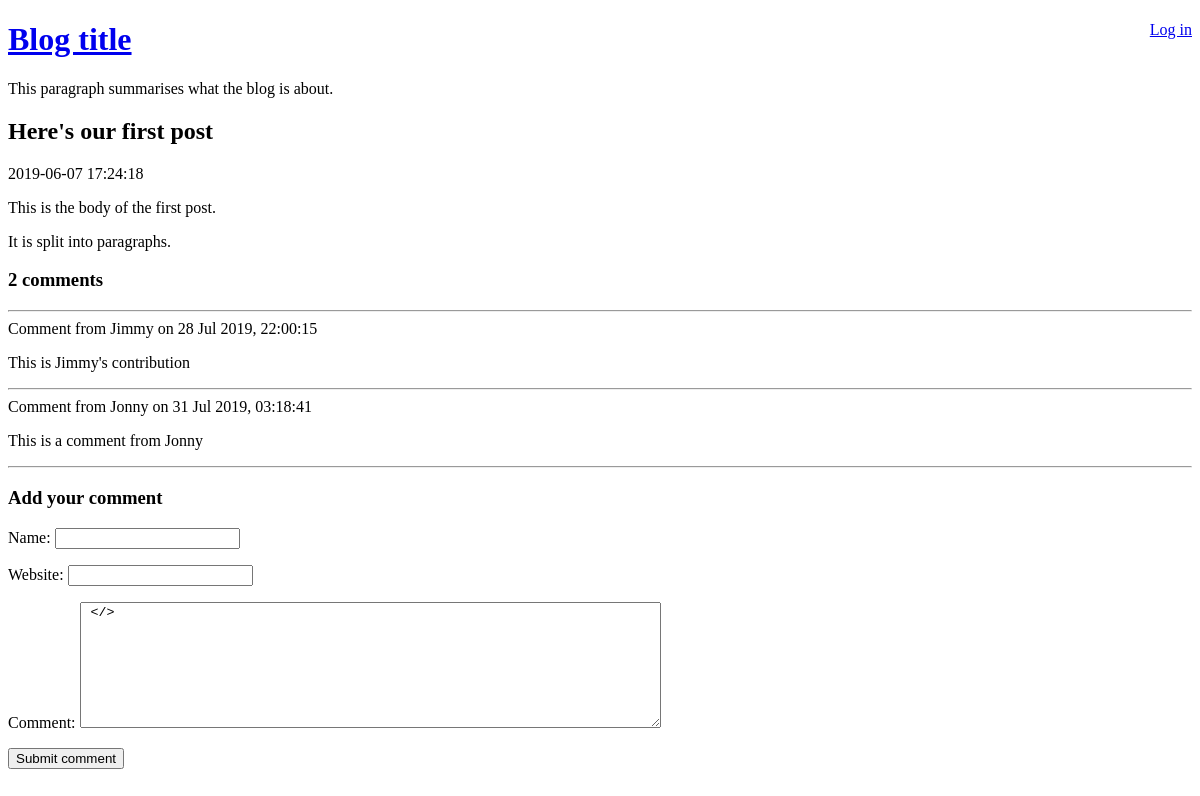
The app's page /view-post.php?post_id=1, older data.
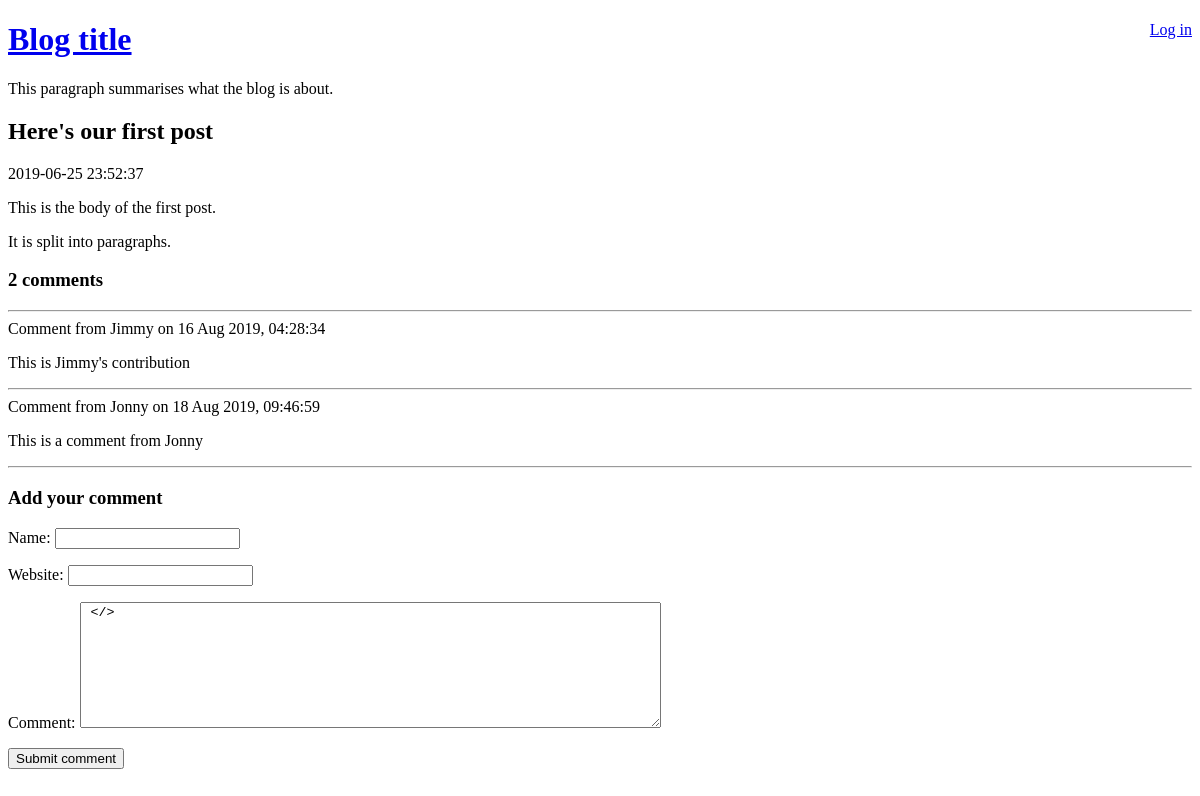
The same page, newer data.
### tables this page shows
CREATE TABLE post (
	id INTEGER PRIMARY KEY AUTOINCREMENT NOT NULL,
	title VARCHAR NOT NULL,
	body VARCHAR NOT NULL,
	user_id INTEGER NOT NULL,
	created_at VARCHAR NOT NULL,
	updated_at VARCHAR
);

CREATE TABLE comment (
    id INTEGER PRIMARY KEY AUTOINCREMENT NOT NULL,
    post_id INTEGER NOT NULL,
    created_at VARCHAR NOT NULL,
    name VARCHAR NOT NULL,
    website VARCHAR,
    text VARCHAR NOT NULL
);

### lib/view-post.php (called while the page is built, shortened)
<?php
function getPostRow(PDO $pdo, $postId)
{
    $stmt = $pdo->prepare(
        'SELECT
            title, created_at, body
        FROM
            post
        WHERE
            id = :id'
    );
    $result = $stmt->execute(
        array('id' => $postId, )
    );
    $row = $stmt->fetch(PDO::FETCH_ASSOC);
    return $row;
}

### view-post.php (the view, shortened to what this page needs)
<?php
require_once 'lib/common.php';
require_once 'lib/view-post.php';
if (isset($_GET['post_id']))
{
    $postId = $_GET['post_id'];
}
else
{
    $postId = 0;
}
$pdo = getPDO();
$row = getPostRow($pdo, $postId);
?>
<!DOCTYPE html>
<html>
    <head>
    </head>
    <body>
         <?php require 'templates/title.php' ?>
        <h2>
            <?php echo htmlEscape($row['title']) ?>
        </h2>
        <div>
            <?php echo $row['created_at'] ?>
        </div>
        <?php echo convertNewlinesToParagraphs($row['body']) ?>
        <h3><?php echo countCommentsForPost($postId) ?> comments</h3>
        <?php foreach (getCommentsForPost($postId) as $comment): ?>
            <hr />
            <div class="comment">
                <div class="comment-meta">
                    Comment from
                    <?php echo htmlEscape($comment['name']) ?>
                    on
                    <?php echo convertSqlDate($comment['created_at']) ?>
                </div>
                <div class="comment-body">
                    <?php echo convertNewlinesToParagraphs($comment['text']) ?>
                </div>
            </div>
        <?php endforeach ?>
             <?php require 'templates/comment-form.php' ?>
    </body>
</html>

### lib/common.php (shortened to what this page needs)
<?php
function getRootPath()
{
    return realpath(__DIR__ . '/..');
}
function getDatabasePath()
{
    return getRootPath() . '/data/data.sqlite';
}
function getDsn()
{
    return 'sqlite:' . getDatabasePath();
}
function getPDO()
{
    return new PDO(getDsn());
}
function htmlEscape($html)
{
    return htmlspecialchars($html, ENT_HTML5, 'UTF-8');
}
function convertSqlDate($sqlDate)
{
    $date = DateTime::createFromFormat('Y-m-d H:i:s', $sqlDate);
    return $date->format('d M Y, H:i:s');
}
function convertNewlinesToParagraphs($text)
{
    $escaped = htmlspecialchars($text);
    return '<p>' . str_replace("\n", "</p><p>", $escaped) . '</p>';
}
function countCommentsForPost($postId)
{
    $pdo = getPDO();
    $sql = "
        SELECT
            COUNT(*) c
        FROM
            comment
        WHERE
            post_id = :post_id
    ";
    $stmt = $pdo->prepare($sql);
    $stmt->execute(
        array('post_id' => $postId, )
    );
    return (int) $stmt->fetchColumn();
}
function getCommentsForPost($postId)
{
    $pdo = getPDO();
    $sql = "
        SELECT
            id, name, text, created_at, website
        FROM
            comment
        WHERE
            post_id = :post_id
    ";
    $stmt = $pdo->prepare($sql);
    $stmt->execute(
        array('post_id' => $postId, )
    );
    return $stmt->fetchAll(PDO::FETCH_ASSOC);
}

Row changes from the older to the newer data that the page shows:
changed post "Here's our first post": created_at "2019-06-07 17:24:18" → "2019-06-25 23:52:37"
changed comment "Jimmy": created_at "28 Jul 2019, 22:00:15" → "16 Aug 2019, 04:28:34"
changed comment "Jonny": created_at "31 Jul 2019, 03:18:41" → "18 Aug 2019, 09:46:59"
